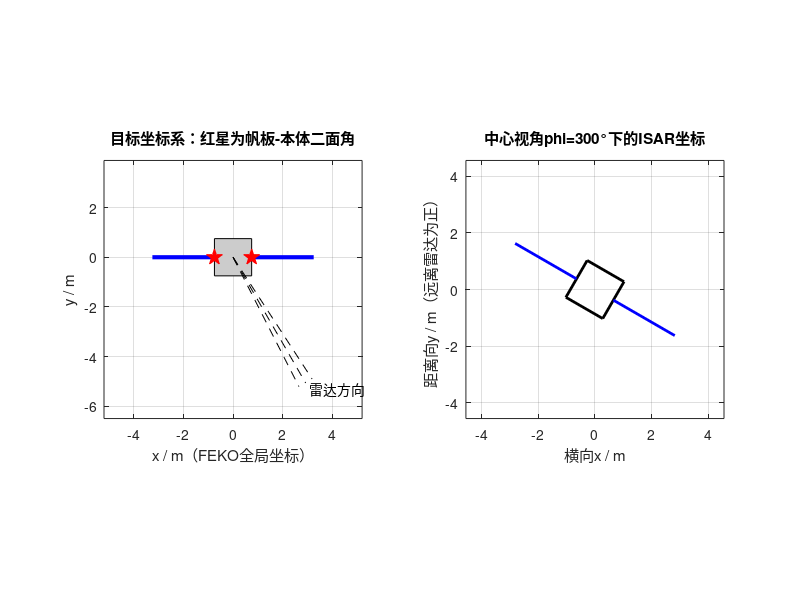

Write the MATLAB code that produced this figure.
%{
%      ISAR转台成像：FEKO扫频×扫角参数设计
%      思路：FEKO平面波单站扫描得到E(f,phi)，等效为步进频信号在各转角下的频域回波。
%      频率维IFFT -> 距离像；方位维FFT -> 横向像（小转角RD）；转角较大时用PFA。
%      坐标约定沿用ISAR_RD.m：
%          原点为目标旋转中心O；x为横向（向右为正）；y为距离向（远离雷达为正）；
%          雷达位于(0,-R0)，即FEKO中的方向 theta=90°, phi=270°。
%          目标绕z轴顺时针转过theta角 <=> 目标不动、雷达方向逆时针转到 phi=270°+theta。
%      本脚本只做参数计算与可行性检查，不生成回波。输出：命令行参数表、
%      params_table.md、design_params.mat、figures/fig01_model_topview.png。
%}
clc; clear; close all;

%% 选项
model_mode = 'satellite'; % 'satellite'：参数化卫星模型；'custom'：只给最大尺寸L（如下载的STL）
L_custom = 8; % model_mode='custom'时使用的目标最大尺寸，m
os_ua = 1.5; % 不模糊窗口相对目标尺寸的余量：c/(2*delta_f)>os_ua*L，lambda/(2*delta_phi)>os_ua*L
phi_c_deg = 300; % 中心观测方位角（FEKO的phi），deg；270°为正对-y方向（太阳帆板镜面闪烁）
theta_inc_deg = 90; % 雷达俯仰：FEKO的theta，90°表示雷达位于xy平面内（转台平面）
pol_mode = 'VV'; % 'VV'：eta=0°，接收Etheta；'HH'：eta=90°，接收Ephi
t_per_point = 1.0; % 每个(频点,角度)单站解的估计耗时，s；平板实测0.16 s/点，卫星按约6倍估计，试算后替换

%% 目标模型：参数化卫星（立方体本体 + 两块太阳帆板）
% 本体：中心在原点的立方体，边长bus_a。
% 帆板：零厚度PEC薄板，位于y=0平面（xz平面），法向为±y，直接贴在本体±x面上。
%       帆板与本体侧面构成90°二面角（棱线沿z轴），雷达在xy平面内时为强散射中心。
bus_a = 1.5; % 本体边长，m
panel_len = 2.5; % 单块帆板沿x方向长度，m
panel_wid = 1.2; % 帆板沿z方向宽度，m
switch lower(model_mode)
    case 'satellite'
        L = bus_a+2*panel_len; % 目标最大尺寸（翼展），m
        % 俯视轮廓（xy平面投影），每个部件一行多边形顶点，用于叠加到ISAR图像
        Model.bus_xy = bus_a/2*[-1,-1; 1,-1; 1,1; -1,1; -1,-1];
        Model.panel_r_xy = [bus_a/2,0; bus_a/2+panel_len,0]; % 右帆板投影为线段
        Model.panel_l_xy = -Model.panel_r_xy; % 左帆板
        Model.bus_a = bus_a; Model.panel_len = panel_len; Model.panel_wid = panel_wid;
    case 'custom'
        L = L_custom;
        Model = struct();
    otherwise
        error('model_mode只能是satellite或custom。');
end
target_radius = L/2; % 以本体中心为旋转中心时的最大半径，m（对称模型）

%% 电磁波与距离向参数（步进频）
c = 3e8; % 光速，m/s
f0 = 10e9; % 中心频率，Hz（X波段）
lambda = c/f0; % 中心波长，m
Br = 1e9; % 扫频带宽，Hz
rho_r = c/(2*Br); % 距离向理论分辨率，m（矩形窗）
f_min = f0-Br/2; f_max = f0+Br/2; % 扫频起止，Hz
lambda_min = c/f_max; % 最短波长，m，用于角度采样的保守设计

% 频率步进：不模糊距离 R_ua=c/(2*delta_f) 必须大于 os_ua*L
delta_f_max = c/(2*os_ua*L); % 允许的最大频率步进，Hz
% 把上限向下取到{1,2,2.5,5}×10^n序列中的“整”数
p10 = 10^floor(log10(delta_f_max)); m_nice = [1,2,2.5,5,10];
delta_f = p10*m_nice(find(m_nice*p10<=delta_f_max,1,'last'));
Nf = round(Br/delta_f)+1; % 频点数（含两端点）
R_ua = c/(2*delta_f); % 不模糊距离窗，m
f_axis = f_min+(0:Nf-1)*delta_f; % 频率轴，Hz

%% 方位向参数（转角）
% 横向分辨率 rho_a = lambda/(2*theta_m)，令 rho_a ≈ rho_r
res_a = rho_r; % 希望达到的横向分辨率，m
theta_m = lambda/(2*res_a); % 所需总转角，rad
theta_m_deg = ceil(theta_m*180/pi*2)/2; % 向上取到0.5°，便于在FEKO中填写
theta_m = theta_m_deg*pi/180;
rho_a = lambda/(2*theta_m); % 实际理论横向分辨率，m

% 角度步进：横向不模糊窗 X_ua = lambda_min/(2*delta_phi) 必须大于 os_ua*L
delta_phi_max = lambda_min/(2*os_ua*L); % rad
delta_phi_deg = floor(delta_phi_max*180/pi*100)/100; % 向下取到0.01°
% 再微调，使总转角恰好是步进的整数倍
Naz = ceil(theta_m_deg/delta_phi_deg)+1; % 角度点数（含两端点）
delta_phi_deg = theta_m_deg/(Naz-1);
delta_phi = delta_phi_deg*pi/180;
X_ua = lambda_min/(2*delta_phi); % 横向不模糊窗（最高频处，最保守），m
phi_start_deg = phi_c_deg-theta_m_deg/2; % FEKO中phi扫描起点，deg
phi_end_deg = phi_c_deg+theta_m_deg/2; % FEKO中phi扫描终点，deg
phi_axis_deg = phi_start_deg+(0:Naz-1)*delta_phi_deg; % 方位角轴，deg
theta_axis = (phi_axis_deg-phi_c_deg)*pi/180; % 相对中心的转角（逆时针看雷达=目标顺时针），rad

%% 极化
switch upper(pol_mode)
    case 'VV'
        eta_deg = 0; E_comp = 'Etheta'; % 入射E沿theta方向；theta=90°时为-z方向（竖直）
    case 'HH'
        eta_deg = 90; E_comp = 'Ephi'; % 入射E沿phi方向（水平）
    otherwise
        error('pol_mode只能是VV或HH。');
end

%% RD适用性检查（与ISAR_RD.m相同的两项，外加带宽引起的横向尺度变化）
% 目标在中心视角下的投影：目标顺时针转theta_c后的(x,y)
theta_c = (phi_c_deg-270)*pi/180;
if strcmpi(model_mode,'satellite')
    pts = [Model.bus_xy; Model.panel_r_xy; Model.panel_l_xy];
else
    pts = target_radius*[1,0; -1,0; 0,1; 0,-1];
end
x_img = pts(:,1)*cos(theta_c)+pts(:,2)*sin(theta_c);
y_img = -pts(:,1)*sin(theta_c)+pts(:,2)*cos(theta_c);
x_max = max(abs(x_img)); y_max = max(abs(y_img));
% 转动距离徙动：横向x处的点在theta_m内距离变化约x*theta_m
range_migration = x_max*theta_m;
% 二次相位误差：y*(1-cos(theta))≈y*theta^2/2，取边缘theta=theta_m/2
phase_error_max = 4*pi/lambda*max(sqrt(x_img.^2+y_img.^2))*(theta_m/2)^2/2;
% 带宽引起的横向尺度变化：x方向多普勒正比于f，频带边缘横向位置相差x*Br/f0
cross_scale_blur = x_max*Br/f0;

%% 计算量估算
N_total = Nf*Naz; % 主扫描单站解个数
N_rcs_cut = numel(0:0.5:360); % 附加：f0单频、phi全方位0.5°步进的RCS曲线
T_est_h = (N_total+N_rcs_cut)*t_per_point/3600; % 估计总耗时，h
% 全波（MoM/MLFMM）网格估算：表面积 / 单个三角形面积（边长lambda_min/8）
if strcmpi(model_mode,'satellite')
    area_total = 6*bus_a^2+2*2*panel_len*panel_wid; % 本体6面+帆板两面，m^2
else
    area_total = NaN;
end
edge_len = lambda_min/8; % MoM推荐网格边长
N_tri_MoM = area_total/(sqrt(3)/4*edge_len^2); % 三角形个数
N_unk_MoM = 1.5*N_tri_MoM; % RWG未知量≈1.5×三角形数
mem_MoM_GB = 16*N_unk_MoM^2/2^30; % 直接MoM复数双精度矩阵内存，GB
cells_r = L/rho_r; cells_a = L/rho_a; % 目标在距离/横向上占据的分辨单元数
electric_size = L/lambda_min; % 电尺寸（最高频）

%% 打印参数表
fprintf('\n======= ISAR转台成像：FEKO参数设计 =======\n');
fprintf('目标：%s，最大尺寸L=%.2f m，电尺寸L/lambda_min=%.0f\n',model_mode,L,electric_size);
fprintf('中心频率f0=%.2f GHz，lambda=%.2f cm\n',f0/1e9,lambda*100);
fprintf('带宽Br=%.0f MHz，扫频%.3f~%.3f GHz\n',Br/1e6,f_min/1e9,f_max/1e9);
fprintf('频率步进delta_f=%.2f MHz（上限%.2f MHz），频点数Nf=%d\n',delta_f/1e6,delta_f_max/1e6,Nf);
fprintf('不模糊距离R_ua=%.2f m（要求>%.2f m）\n',R_ua,os_ua*L);
fprintf('总转角theta_m=%.2f deg，phi扫描%.3f~%.3f deg\n',theta_m_deg,phi_start_deg,phi_end_deg);
fprintf('角度步进delta_phi=%.4f deg（上限%.4f deg），角度点数Naz=%d\n',delta_phi_deg,delta_phi_max*180/pi,Naz);
fprintf('横向不模糊窗X_ua=%.2f m（要求>%.2f m）\n',X_ua,os_ua*L);
fprintf('距离分辨率rho_r=%.3f m；横向分辨率rho_a=%.3f m\n',rho_r,rho_a);
fprintf('目标占据分辨单元：距离%.0f个×横向%.0f个\n',cells_r,cells_a);
fprintf('极化：%s（FEKO平面波eta=%d°，接收%s），雷达俯仰theta=%d°\n',upper(pol_mode),eta_deg,E_comp,theta_inc_deg);
fprintf('----- RD适用性（中心视角phi=%.1f°） -----\n',phi_c_deg);
fprintf('最大横向|x|=%.2f m，最大距离|y|=%.2f m\n',x_max,y_max);
fprintf('转动距离徙动约=%.3f m（半个距离单元=%.3f m）\n',range_migration,rho_r/2);
fprintf('二次相位误差约=%.2f rad（门限pi/4=%.2f rad）\n',phase_error_max,pi/4);
fprintf('带宽引起的横向尺度展宽约=%.3f m（横向单元=%.3f m）\n',cross_scale_blur,rho_a);
fprintf('----- 计算量 -----\n');
fprintf('主扫描：Nf×Naz=%d×%d=%d个单站解\n',Nf,Naz,N_total);
fprintf('附加RCS曲线：f0单频，phi=0:0.5:360，%d个单站解\n',N_rcs_cut);
fprintf('若每点%.2f s，总耗时约%.1f h（请先试算实测）\n',t_per_point,T_est_h);
fprintf('全波MoM参考：表面积%.1f m^2，三角形约%.2e个，未知量约%.2e，直接MoM矩阵约%.1e GB\n',...
    area_total,N_tri_MoM,N_unk_MoM,mem_MoM_GB);
if range_migration>rho_r/2
    warning('转动距离徙动超过半个距离单元：RD图像边缘散射点会展宽，建议同时做PFA对比。');
end
if phase_error_max>pi/4
    warning('二次相位误差超过pi/4：RD图像边缘散焦，PFA可校正。');
end

%% 写出参数表（Markdown）与参数文件
fid = fopen('params_table.md','w');
fprintf(fid,'| 参数 | 符号 | 数值 | 说明 |\n|---|---|---|---|\n');
fprintf(fid,'| 目标最大尺寸 | L | %.2f m | 电尺寸约 %.0f λ |\n',L,electric_size);
fprintf(fid,'| 中心频率 | f0 | %.2f GHz | λ0 = %.2f cm |\n',f0/1e9,lambda*100);
fprintf(fid,'| 带宽 | Br | %.0f MHz | %.3f~%.3f GHz |\n',Br/1e6,f_min/1e9,f_max/1e9);
fprintf(fid,'| 频率步进 | Δf | %.2f MHz | 上限 c/(2·%.1fL) = %.2f MHz |\n',delta_f/1e6,os_ua,delta_f_max/1e6);
fprintf(fid,'| 频点数 | Nf | %d | |\n',Nf);
fprintf(fid,'| 不模糊距离 | c/(2Δf) | %.2f m | > %.1fL = %.2f m |\n',R_ua,os_ua,os_ua*L);
fprintf(fid,'| 总转角 | θm | %.2f° | φ: %.3f°~%.3f° |\n',theta_m_deg,phi_start_deg,phi_end_deg);
fprintf(fid,'| 角度步进 | Δφ | %.4f° | 上限 λmin/(2·%.1fL) = %.4f° |\n',delta_phi_deg,os_ua,delta_phi_max*180/pi);
fprintf(fid,'| 角度点数 | Naz | %d | |\n',Naz);
fprintf(fid,'| 横向不模糊窗 | λmin/(2Δφ) | %.2f m | > %.2f m |\n',X_ua,os_ua*L);
fprintf(fid,'| 距离分辨率 | ρr = c/(2Br) | %.3f m | 矩形窗 |\n',rho_r);
fprintf(fid,'| 横向分辨率 | ρa = λ0/(2θm) | %.3f m | 矩形窗 |\n',rho_a);
fprintf(fid,'| 极化 | | %s | 平面波 η=%d°，接收 %s |\n',upper(pol_mode),eta_deg,E_comp);
fprintf(fid,'| 雷达俯仰 | θ | %d° | 雷达在转台平面内 |\n',theta_inc_deg);
fprintf(fid,'| 单站解总数 | Nf×Naz | %d | 另加 RCS 曲线 %d 点 |\n',N_total,N_rcs_cut);
fclose(fid);
save('design_params.mat','c','f0','lambda','Br','rho_r','delta_f','Nf','f_axis',...
    'theta_m','theta_m_deg','delta_phi_deg','Naz','phi_axis_deg','phi_c_deg',...
    'theta_inc_deg','pol_mode','eta_deg','E_comp','rho_a','R_ua','X_ua','L','Model','model_mode');

% 顺时针转动th（同ISAR_RD.m）：x'=x*cos+y*sin, y'=-x*sin+y*cos
rot_x = @(xy,th) xy(:,1)*cos(th)+xy(:,2)*sin(th);
rot_y = @(xy,th) -xy(:,1)*sin(th)+xy(:,2)*cos(th);

%% 图1：模型俯视图与雷达视线（雷达位于图的下方，与ISAR_RD.m一致）
if ~exist('figures','dir'); mkdir('figures'); end
figure('Name','模型俯视图与观测几何','Color','w');
subplot(1,2,1); hold on;
if strcmpi(model_mode,'satellite')
    fill(Model.bus_xy(:,1),Model.bus_xy(:,2),[0.8,0.8,0.8]);
    plot(Model.panel_r_xy(:,1),Model.panel_r_xy(:,2),'b-','LineWidth',3);
    plot(Model.panel_l_xy(:,1),Model.panel_l_xy(:,2),'b-','LineWidth',3);
    plot(bus_a/2*[1,-1],[0,0],'rp','MarkerSize',12,'MarkerFaceColor','r'); % 二面角棱线
end
% 雷达方向：从原点指向phi方向
phi_line = [phi_start_deg,phi_c_deg,phi_end_deg]*pi/180;
for k = 1:3
    plot([0,0.9*L*cos(phi_line(k))],[0,0.9*L*sin(phi_line(k))],'k--');
end
text(0.95*L*cos(phi_c_deg*pi/180),0.95*L*sin(phi_c_deg*pi/180),'雷达方向');
hold off; axis equal; grid on; box on;
xlim(0.8*L*[-1,1]); ylim(L*[-1,0.6]);
xlabel('x / m（FEKO全局坐标）'); ylabel('y / m');
title('目标坐标系：红星为帆板-本体二面角');
subplot(1,2,2); hold on;
% 中心视角下的ISAR坐标：目标顺时针转theta_c
if strcmpi(model_mode,'satellite')
    plot(rot_x(Model.bus_xy,theta_c),rot_y(Model.bus_xy,theta_c),'k-','LineWidth',2);
    plot(rot_x(Model.panel_r_xy,theta_c),rot_y(Model.panel_r_xy,theta_c),'b-','LineWidth',2);
    plot(rot_x(Model.panel_l_xy,theta_c),rot_y(Model.panel_l_xy,theta_c),'b-','LineWidth',2);
end
hold off; axis equal; grid on; box on;
xlim(0.7*L*[-1,1]); ylim(0.7*L*[-1,1]);
xlabel('横向x / m'); ylabel('距离向y / m（远离雷达为正）');
title(sprintf('中心视角phi=%.0f°下的ISAR坐标',phi_c_deg));
print(gcf,'-dpng','-r300','figures/fig01_model_topview.png');
